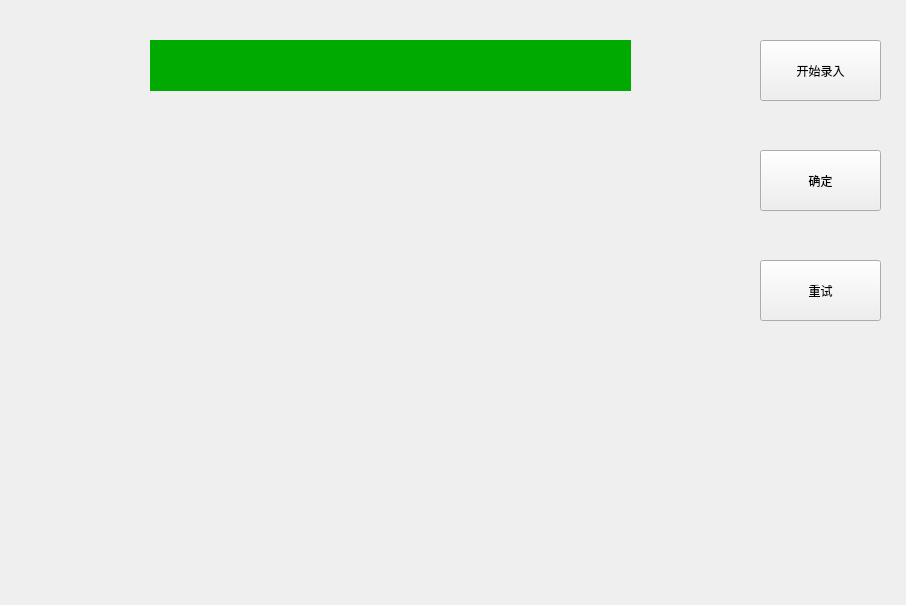
<?xml version="1.0" encoding="UTF-8"?>
<ui version="4.0">
 <class>Form</class>
 <widget class="QWidget" name="Form">
  <property name="geometry">
   <rect>
    <x>0</x>
    <y>0</y>
    <width>906</width>
    <height>605</height>
   </rect>
  </property>
  <property name="windowTitle">
   <string>Form</string>
  </property>
  <widget class="QLabel" name="label">
   <property name="geometry">
    <rect>
     <x>150</x>
     <y>40</y>
     <width>481</width>
     <height>51</height>
    </rect>
   </property>
   <property name="styleSheet">
    <string notr="true">background-color: rgb(0, 170, 0);</string>
   </property>
   <property name="text">
    <string/>
   </property>
  </widget>
  <widget class="QLabel" name="label_2">
   <property name="geometry">
    <rect>
     <x>150</x>
     <y>170</y>
     <width>471</width>
     <height>351</height>
    </rect>
   </property>
   <property name="text">
    <string/>
   </property>
  </widget>
  <widget class="QPushButton" name="pushButton">
   <property name="geometry">
    <rect>
     <x>760</x>
     <y>40</y>
     <width>121</width>
     <height>61</height>
    </rect>
   </property>
   <property name="text">
    <string>开始录入</string>
   </property>
  </widget>
  <widget class="QPushButton" name="pushButton_2">
   <property name="geometry">
    <rect>
     <x>760</x>
     <y>150</y>
     <width>121</width>
     <height>61</height>
    </rect>
   </property>
   <property name="text">
    <string>确定</string>
   </property>
  </widget>
  <widget class="QPushButton" name="pushButton_3">
   <property name="geometry">
    <rect>
     <x>760</x>
     <y>260</y>
     <width>121</width>
     <height>61</height>
    </rect>
   </property>
   <property name="text">
    <string>重试</string>
   </property>
  </widget>
 </widget>
 <resources/>
 <connections/>
</ui>
